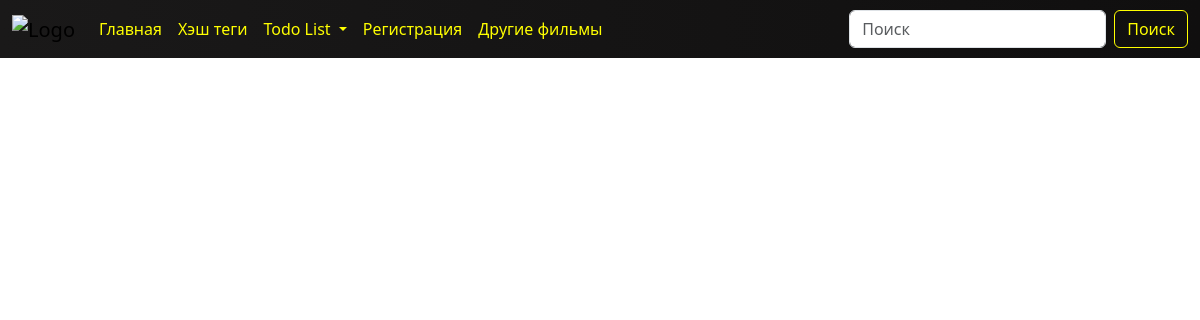
The page /todo_list/ on the database as committed earlier.
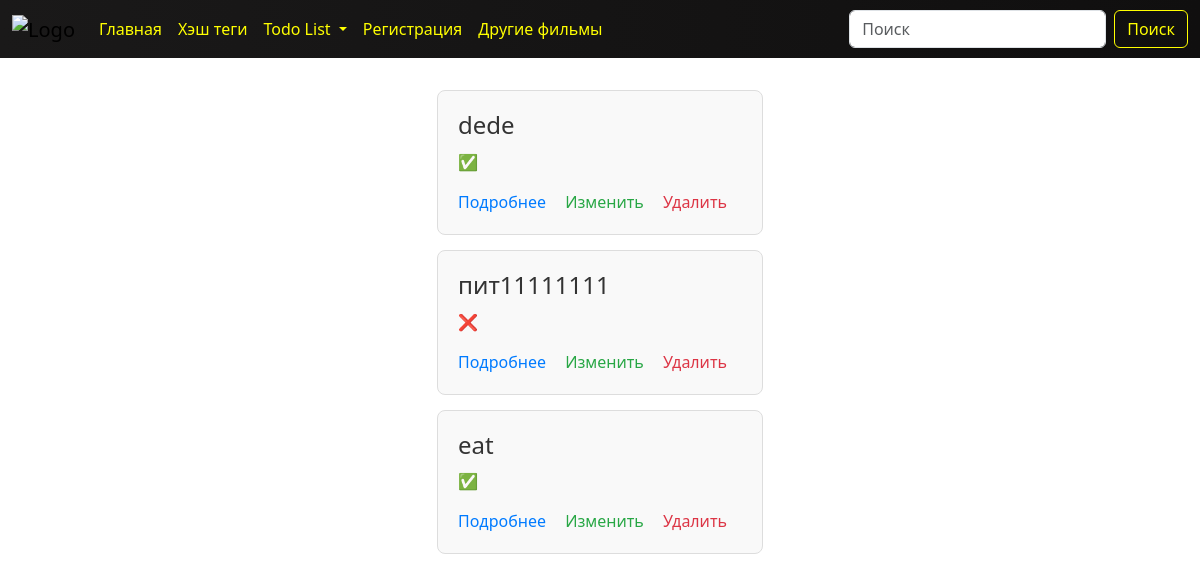
The same page on the database as committed later.
### todo/models.py (models this page shows, shortened)
class TodoModel(models.Model):
    CHECKING = (
        ('✅', '✅'),
        ('❌', '❌')
    )
    title = models.CharField(max_length=100)
    description = models.TextField(default='Начну с .........')
    choice_check = models.CharField(max_length=10, choices=CHECKING)
    film_by = models.ForeignKey(FilmModel, on_delete=models.CASCADE, related_name='buy_film', null=True)

### todo/views.py (the view)
# urls.py: path('todo_list/', views.TodoListView.as_view(), name='todoList'),
@method_decorator(cache_page(60 * 15), name='dispatch') # Кэш на 15 минут
class TodoListView(generic.ListView):
    template_name = 'todo/todo_list.html'
    context_object_name = 'todo_list'
    model = TodoModel
    def get_queryset(self):
        todos = cache.get('todos')
        if not todos:
            todos = self.model.objects.all().order_by('-id')
            cache.set('todos', todos, 60 * 15)# cохранение кэша на 15 минут
        return todos

### templates/todo/todo_list.html
{% load static %}
{% include 'components/header.html' %}
<link rel="stylesheet" href="{% static 'todo/todo_list.css' %}">
<ul class="todo-list">
    {% for i in todo_list %}
    <li class="todo-item">
        <h1 class="todo-title">{{ i.title }}</h1>
        <p class="todo-choice">{{ i.choice_check }}</p>
        <div class="todo-actions">
            <a href="/todo_list/{{i.id}}/" class="todo-link">Подробнее</a>
            <a href="/todo_list/{{i.id}}/update/" class="todo-link update">Изменить</a>
            <a href="/todo_list/{{i.id}}/delete/" class="todo-link delete">Удалить</a>
        </div>
    </li>
    {% endfor %}
</ul>

Rows that differ between the two databases and show on the page:
added TodoModel: title "dede", choice_check "✅"
added TodoModel: title "пит11111111", choice_check "❌"
added TodoModel: title "eat", choice_check "✅"
